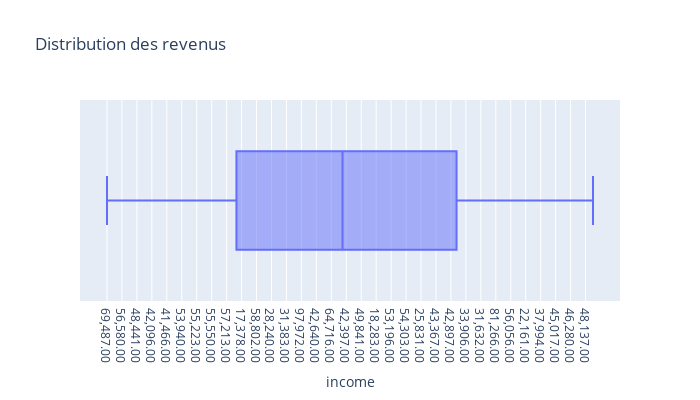

The cell this chart's notebook holds for it:
### Code cell
fig = px.box(tinder_profils, x='income', title='Distribution des revenus', 
                   width=700, height=400)
fig.show()

### Figure 1 — Plotly figure (JSON) as saved in the notebook; plotly's stock layout.template omitted (floating-point values rounded to 4 significant figures; data arrays with more than 128 entries replaced by an {"elided": "..."} marker saying what was removed)
{"data": [{"alignmentgroup": "True", "hovertemplate": "income=%{x}<extra></extra>", "legendgroup": "", "marker": {"color": "#636efa"}, "name": "", "notched": false, "offsetgroup": "", "orientation": "h", "showlegend": false, "type": "box", "x": {"elided": "8378 str values"}, "x0": " ", "xaxis": "x", "y0": " ", "yaxis": "y"}], "layout": {"boxmode": "group", "height": 400, "legend": {"tracegroupgap": 0}, "title": {"text": "Distribution des revenus"}, "width": 700, "xaxis": {"anchor": "y", "domain": [0, 1], "title": {"text": "income"}}, "yaxis": {"anchor": "x", "domain": [0, 1]}}}
